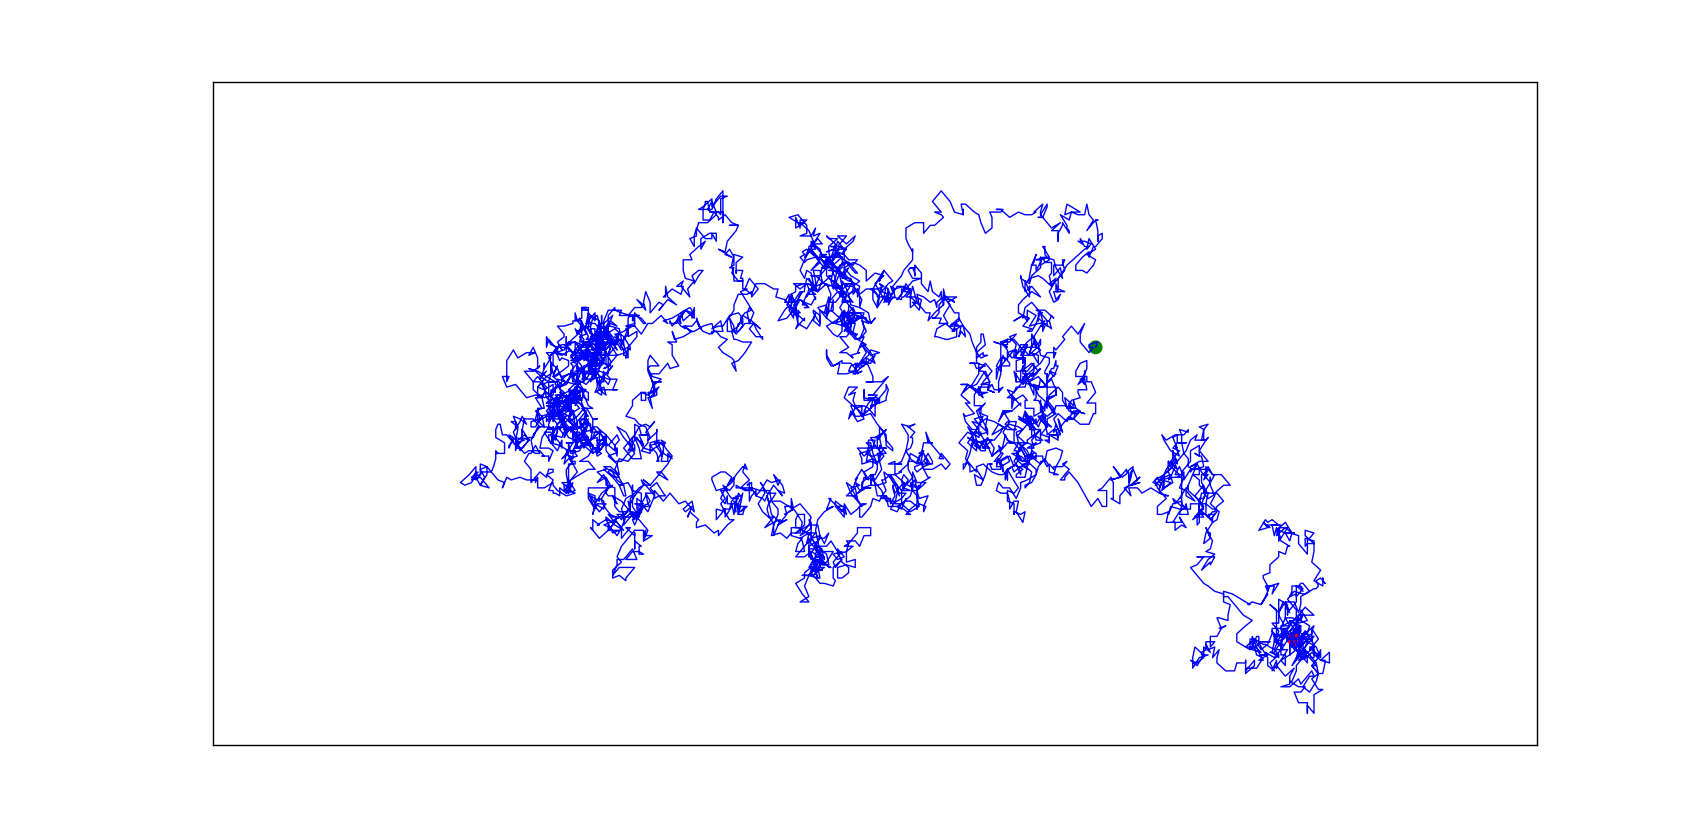

Source code (Python):
import matplotlib.pyplot as plt

from random_walk import RandomWalk

while True:
    rw = RandomWalk(5_000)
    rw.fill_walk()

    plt.style.use('classic')
    fig, ax = plt.subplots(figsize=(15, 9))
    point_numbers = range(rw.num_points)
    ax.plot(rw.x_values, rw.y_values, linewidth = 1)


    ax.scatter(0, 0, c='green', edgecolors='none', s=100)
    ax.scatter(rw.x_values[-1], rw.y_values[-1], c='red', edgecolors='none',
        s=100)

    ax.get_xaxis().set_visible(False)
    ax.get_yaxis().set_visible(False)

    plt.show()

    keep_running = input("Make another walk? (y/n): ")
    if keep_running == 'n':
        break
